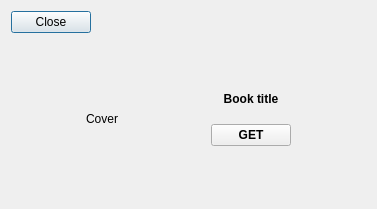
<?xml version="1.0" encoding="UTF-8"?>
<ui version="4.0">
 <class>bookInfoDialog</class>
 <widget class="QDialog" name="bookInfoDialog">
  <property name="geometry">
   <rect>
    <x>0</x>
    <y>0</y>
    <width>377</width>
    <height>209</height>
   </rect>
  </property>
  <property name="windowTitle">
   <string>Dialog</string>
  </property>
  <layout class="QVBoxLayout" name="verticalLayout">
   <item>
    <layout class="QGridLayout" name="gridLayout_3">
     <property name="topMargin">
      <number>0</number>
     </property>
     <item row="0" column="0">
      <widget class="QPushButton" name="closeBtn">
       <property name="text">
        <string>Close</string>
       </property>
      </widget>
     </item>
     <item row="0" column="1">
      <spacer name="horizontalSpacer_2">
       <property name="orientation">
        <enum>Qt::Horizontal</enum>
       </property>
       <property name="sizeHint" stdset="0">
        <size>
         <width>40</width>
         <height>20</height>
        </size>
       </property>
      </spacer>
     </item>
    </layout>
   </item>
   <item>
    <widget class="QStackedWidget" name="stackedWidget">
     <property name="currentIndex">
      <number>0</number>
     </property>
     <widget class="QWidget" name="page">
      <layout class="QVBoxLayout" name="verticalLayout_2">
       <property name="leftMargin">
        <number>0</number>
       </property>
       <property name="topMargin">
        <number>0</number>
       </property>
       <property name="rightMargin">
        <number>0</number>
       </property>
       <property name="bottomMargin">
        <number>0</number>
       </property>
       <item>
        <layout class="QGridLayout" name="gridLayout">
         <property name="horizontalSpacing">
          <number>18</number>
         </property>
         <item row="0" column="1">
          <widget class="QLabel" name="bookCoverLabel">
           <property name="text">
            <string>Cover</string>
           </property>
           <property name="alignment">
            <set>Qt::AlignCenter</set>
           </property>
          </widget>
         </item>
         <item row="0" column="3">
          <layout class="QGridLayout" name="gridLayout_2">
           <property name="verticalSpacing">
            <number>18</number>
           </property>
           <item row="1" column="0">
            <widget class="QLabel" name="bookTitleLabel">
             <property name="font">
              <font>
               <weight>75</weight>
               <bold>true</bold>
              </font>
             </property>
             <property name="text">
              <string>Book title</string>
             </property>
             <property name="alignment">
              <set>Qt::AlignCenter</set>
             </property>
             <property name="wordWrap">
              <bool>true</bool>
             </property>
            </widget>
           </item>
           <item row="2" column="0">
            <widget class="QPushButton" name="getBtn">
             <property name="font">
              <font>
               <weight>75</weight>
               <bold>true</bold>
              </font>
             </property>
             <property name="text">
              <string>GET</string>
             </property>
            </widget>
           </item>
           <item row="3" column="0">
            <spacer name="verticalSpacer">
             <property name="orientation">
              <enum>Qt::Vertical</enum>
             </property>
             <property name="sizeHint" stdset="0">
              <size>
               <width>20</width>
               <height>40</height>
              </size>
             </property>
            </spacer>
           </item>
           <item row="0" column="0">
            <spacer name="verticalSpacer_2">
             <property name="orientation">
              <enum>Qt::Vertical</enum>
             </property>
             <property name="sizeHint" stdset="0">
              <size>
               <width>20</width>
               <height>40</height>
              </size>
             </property>
            </spacer>
           </item>
          </layout>
         </item>
         <item row="0" column="4">
          <spacer name="horizontalSpacer_3">
           <property name="orientation">
            <enum>Qt::Horizontal</enum>
           </property>
           <property name="sizeHint" stdset="0">
            <size>
             <width>40</width>
             <height>20</height>
            </size>
           </property>
          </spacer>
         </item>
         <item row="0" column="2">
          <spacer name="horizontalSpacer">
           <property name="orientation">
            <enum>Qt::Horizontal</enum>
           </property>
           <property name="sizeHint" stdset="0">
            <size>
             <width>40</width>
             <height>20</height>
            </size>
           </property>
          </spacer>
         </item>
         <item row="0" column="0">
          <spacer name="horizontalSpacer_4">
           <property name="orientation">
            <enum>Qt::Horizontal</enum>
           </property>
           <property name="sizeHint" stdset="0">
            <size>
             <width>40</width>
             <height>20</height>
            </size>
           </property>
          </spacer>
         </item>
        </layout>
       </item>
      </layout>
     </widget>
     <widget class="QWidget" name="page_2">
      <layout class="QVBoxLayout" name="verticalLayout_3"/>
     </widget>
    </widget>
   </item>
  </layout>
 </widget>
 <resources/>
 <connections/>
</ui>
